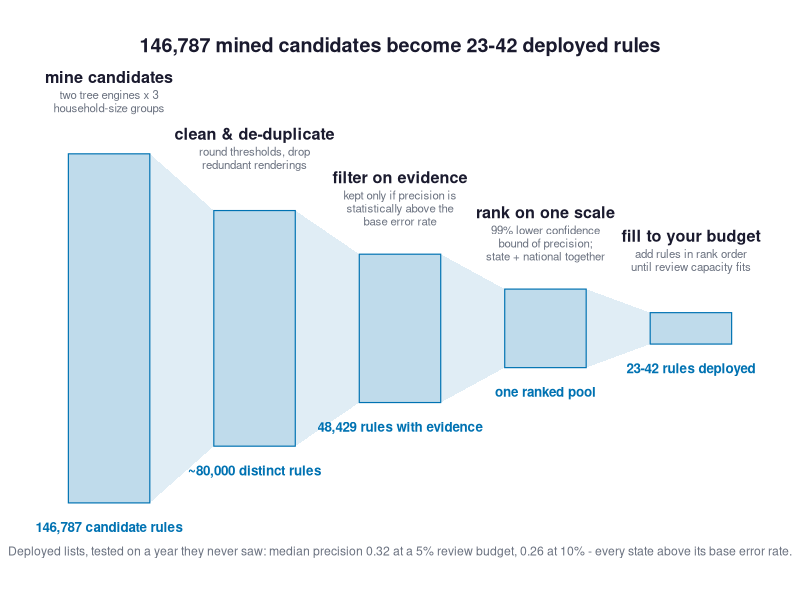
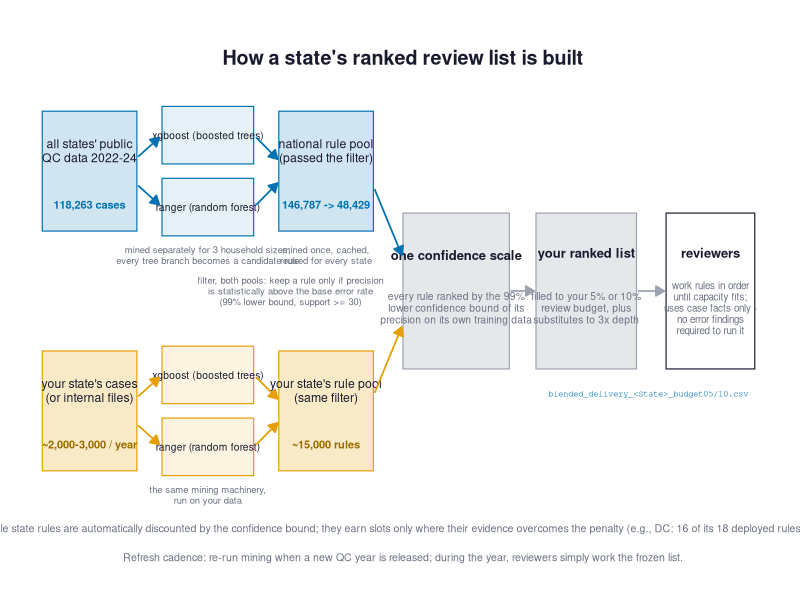
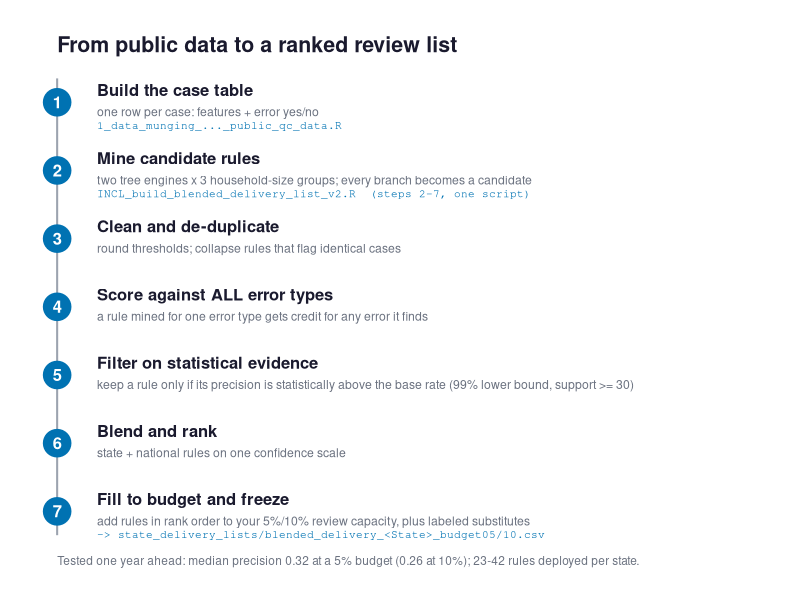

Reproduce these figures in R, in order.
# Three candidate figures explaining the delivery-list pipeline, for the deck.
# Audience: state program analysts. All counts/precision figures are from the
# published any-error recipe (national 2022-24 pool; blended benchmark,
# findings 14-16).
#   A  funnel: mine everything, trust little (stage counts)
#   B  two streams: national + state pools merge on one confidence scale
#   C  recipe card: numbered steps, what you run and what you get
# Output: presentation_figures/pipeline_option_{A,B,C}.png

suppressMessages(library(ggplot2))
dir.create("presentation_figures", showWarnings = FALSE)

INK    <- "#1a1a2e"   # primary text
MUTED  <- "#6b7280"   # secondary text
BOX    <- "#e5e7eb"   # neutral structure fill
EDGE   <- "#9ca3af"
BLUE   <- "#0072B2"   # national / pipeline accent (Okabe-Ito)
ORANGE <- "#E69F00"   # the state's own data accent (Okabe-Ito)

arrowspec <- arrow(length = unit(7, "pt"), type = "closed")

## ── Option A: the funnel ──────────────────────────────────────────────────────
stages <- data.frame(
  x = 1:5,
  half = c(2.0, 1.35, 0.85, 0.45, 0.18),
  title = c("mine candidates", "clean & de-duplicate", "filter on evidence",
            "rank on one scale", "fill to your budget"),
  sub = c("two tree engines x 3\nhousehold-size groups",
          "round thresholds, drop\nredundant renderings",
          "kept only if precision is\nstatistically above the\nbase error rate",
          "99% lower confidence\nbound of precision;\nstate + national together",
          "add rules in rank order\nuntil review capacity fits"),
  n = c("146,787 candidate rules", "~80,000 distinct rules",
        "48,429 rules with evidence", "one ranked pool",
        "23-42 rules deployed")
)
polys <- do.call(rbind, lapply(1:4, function(i) data.frame(
  id = i,
  x = c(stages$x[i] + 0.28, stages$x[i + 1] - 0.28,
        stages$x[i + 1] - 0.28, stages$x[i] + 0.28),
  y = c(stages$half[i], stages$half[i + 1],
        -stages$half[i + 1], -stages$half[i])
)))
pA <- ggplot() +
  geom_polygon(data = polys, aes(x, y, group = id), fill = BLUE, alpha = 0.12) +
  geom_rect(data = stages,
            aes(xmin = x - 0.28, xmax = x + 0.28, ymin = -half, ymax = half),
            fill = BLUE, alpha = 0.25, colour = BLUE, linewidth = 0.4) +
  geom_text(data = stages, aes(x, half + 0.95, label = title),
            fontface = "bold", size = 4.1, colour = INK, vjust = 1) +
  geom_text(data = stages, aes(x, half + 0.73, label = sub),
            size = 2.9, colour = MUTED, vjust = 1, lineheight = 0.95) +
  geom_text(data = stages, aes(x, -half - 0.22, label = n),
            size = 3.4, colour = BLUE, fontface = "bold", vjust = 1) +
  annotate("text", x = 3, y = 3.25,
           label = "146,787 mined candidates become 23-42 deployed rules",
           size = 5, fontface = "bold", colour = INK) +
  annotate("text", x = 3, y = -2.55,
           label = "Deployed lists, tested on a year they never saw: median precision 0.32 at a 5% review budget, 0.26 at 10% - every state above its base error rate.",
           size = 3.1, colour = MUTED) +
  coord_cartesian(xlim = c(0.5, 5.5), ylim = c(-2.8, 3.45)) +
  theme_void()
ggsave("presentation_figures/pipeline_option_A.png", pA,
       width = 11, height = 5.4, dpi = 300, bg = "white")

## ── Option B: two streams merge ───────────────────────────────────────────────
box <- function(x, y, w, h, fill, colour = NA) {
  annotate("rect", xmin = x - w/2, xmax = x + w/2, ymin = y - h/2, ymax = y + h/2,
           fill = fill, colour = colour, linewidth = 0.4)
}
lbl <- function(x, y, text, size = 3.4, col = INK, face = "plain", lh = 0.95)
  annotate("text", x = x, y = y, label = text, size = size, colour = col,
           fontface = face, lineheight = lh)
seg <- function(x1, y1, x2, y2, col = EDGE)
  annotate("segment", x = x1, y = y1, xend = x2, yend = y2,
           colour = col, linewidth = 0.6, arrow = arrowspec)

chip <- function(x, y, w, h, fill, colour, text, tsize = 2.6) {
  list(box(x, y, w, h, fill = fill, colour = colour),
       lbl(x, y, text, tsize, INK, lh = 0.9))
}
pB <- ggplot() +
  # ── national lane ──
  box(1.0, 3.0, 1.6, 1.0, fill = scales::alpha(BLUE, 0.18), colour = BLUE) +
  lbl(1.0, 3.17, "all states' public
QC data 2022-24", 3.1, INK) +
  lbl(1.0, 2.72, "118,263 cases", 2.8, BLUE, "bold") +
  chip(3.0, 3.30, 1.55, 0.48, scales::alpha(BLUE, 0.10), BLUE,
       "xgboost (boosted trees)") +
  chip(3.0, 2.70, 1.55, 0.48, scales::alpha(BLUE, 0.10), BLUE,
       "ranger (random forest)") +
  lbl(3.0, 2.30, "mined separately for 3 household sizes;
every tree branch becomes a candidate rule", 2.4, MUTED) +
  seg(1.82, 3.12, 2.18, 3.28, BLUE) + seg(1.82, 2.88, 2.18, 2.72, BLUE) +
  seg(3.82, 3.28, 4.18, 3.10, BLUE) + seg(3.82, 2.72, 4.18, 2.90, BLUE) +
  box(5.0, 3.0, 1.6, 1.0, fill = scales::alpha(BLUE, 0.18), colour = BLUE) +
  lbl(5.0, 3.17, "national rule pool
(passed the filter)", 3.1, INK) +
  lbl(5.0, 2.72, "146,787 -> 48,429", 2.8, BLUE, "bold") +
  lbl(5.0, 2.30, "mined once, cached,
reused for every state", 2.4, MUTED) +
  # ── state lane ──
  box(1.0, 1.0, 1.6, 1.0, fill = scales::alpha(ORANGE, 0.22), colour = ORANGE) +
  lbl(1.0, 1.17, "your state's cases
(or internal files)", 3.1, INK) +
  lbl(1.0, 0.72, "~2,000-3,000 / year", 2.8, "#9a6b00", "bold") +
  chip(3.0, 1.30, 1.55, 0.48, scales::alpha(ORANGE, 0.12), ORANGE,
       "xgboost (boosted trees)") +
  chip(3.0, 0.70, 1.55, 0.48, scales::alpha(ORANGE, 0.12), ORANGE,
       "ranger (random forest)") +
  lbl(3.0, 0.30, "the same mining machinery,
run on your data", 2.4, MUTED) +
  seg(1.82, 1.12, 2.18, 1.28, ORANGE) + seg(1.82, 0.88, 2.18, 0.72, ORANGE) +
  seg(3.82, 1.28, 4.18, 1.10, ORANGE) + seg(3.82, 0.72, 4.18, 0.90, ORANGE) +
  box(5.0, 1.0, 1.6, 1.0, fill = scales::alpha(ORANGE, 0.22), colour = ORANGE) +
  lbl(5.0, 1.17, "your state's rule pool
(same filter)", 3.1, INK) +
  lbl(5.0, 0.72, "~15,000 rules", 2.8, "#9a6b00", "bold") +
  # ── shared evidence bar note between lanes ──
  lbl(4.4, 2.00, "filter, both pools: keep a rule only if precision
is statistically above the base error rate
(99% lower bound, support >= 30)", 2.4, MUTED) +
  # ── merge on one scale ──
  box(7.2, 2.0, 1.8, 1.3, fill = BOX, colour = EDGE) +
  lbl(7.2, 2.30, "one confidence scale", 3.3, INK, "bold") +
  lbl(7.2, 1.86, "every rule ranked by the 99%
lower confidence bound of its
precision on its own training data", 2.6, MUTED) +
  seg(5.82, 2.85, 6.28, 2.30, BLUE) +
  seg(5.82, 1.15, 6.28, 1.70, ORANGE) +
  # ── frozen list ──
  box(9.4, 2.0, 1.7, 1.3, fill = BOX, colour = EDGE) +
  lbl(9.4, 2.32, "your ranked list", 3.3, INK, "bold") +
  lbl(9.4, 1.86, "filled to your 5% or 10%
review budget, plus
substitutes to 3x depth", 2.6, MUTED) +
  seg(8.12, 2.0, 8.52, 2.0) +
  # ── deployment ──
  box(11.5, 2.0, 1.5, 1.3, fill = "white", colour = INK) +
  lbl(11.5, 2.32, "reviewers", 3.3, INK, "bold") +
  lbl(11.5, 1.86, "work rules in order
until capacity fits;
uses case facts only -
no error findings
required to run it", 2.5, MUTED) +
  seg(10.27, 2.0, 10.72, 2.0) +
  annotate("text", x = 10.45, y = 1.14, hjust = 0.5, label = "blended_delivery_<State>_budget05/10.csv",
           size = 2.2, colour = BLUE, family = "mono") +
  lbl(6.3, 3.95, "How a state's ranked review list is built", 5, INK, "bold") +
  lbl(6.3, 0.02, "Small-sample state rules are automatically discounted by the confidence bound; they earn slots only where their evidence overcomes the penalty (e.g., DC: 16 of its 18 deployed rules are its own).", 2.7, MUTED) +
  lbl(6.3, -0.22, "Refresh cadence: re-run mining when a new QC year is released; during the year, reviewers simply work the frozen list.", 2.7, MUTED) +
  coord_cartesian(xlim = c(0.1, 12.4), ylim = c(-0.35, 4.2)) +
  theme_void()
ggsave("presentation_figures/pipeline_option_B.png", pB,
       width = 13.2, height = 4.9, dpi = 300, bg = "white")

## ── Option C: the recipe card ─────────────────────────────────────────────────
steps <- data.frame(
  y = 7:1,
  n = 1:7,
  title = c("Build the case table",
            "Mine candidate rules",
            "Clean and de-duplicate",
            "Score against ALL error types",
            "Filter on statistical evidence",
            "Blend and rank",
            "Fill to budget and freeze"),
  what = c("one row per case: features + error yes/no",
           "two tree engines x 3 household-size groups; every branch becomes a candidate",
           "round thresholds; collapse rules that flag identical cases",
           "a rule mined for one error type gets credit for any error it finds",
           "keep a rule only if its precision is statistically above the base rate (99% lower bound, support >= 30)",
           "state + national rules on one confidence scale",
           "add rules in rank order to your 5%/10% review capacity, plus labeled substitutes"),
  runs = c("1_data_munging_..._public_qc_data.R",
           "INCL_build_blended_delivery_list_v2.R  (steps 2-7, one script)",
           "", "", "", "",
           "-> state_delivery_lists/blended_delivery_<State>_budget05/10.csv")
)
pC <- ggplot(steps) +
  annotate("segment", x = 0.32, xend = 0.32, y = 0.65, yend = 7.35,
           colour = EDGE, linewidth = 0.7) +
  geom_point(aes(x = 0.32, y = y), size = 9, colour = BLUE) +
  geom_text(aes(x = 0.32, y = y, label = n), colour = "white",
            size = 4.2, fontface = "bold") +
  geom_text(aes(x = 0.55, y = y + 0.18, label = title), hjust = 0,
            size = 4.2, fontface = "bold", colour = INK) +
  geom_text(aes(x = 0.55, y = y - 0.14, label = what), hjust = 0,
            size = 3.1, colour = MUTED) +
  geom_text(aes(x = 0.55, y = y - 0.34, label = runs), hjust = 0,
            size = 2.8, colour = BLUE, family = "mono") +
  annotate("text", x = 0.32, y = 7.85, hjust = 0,
           label = "From public data to a ranked review list",
           size = 5.4, fontface = "bold", colour = INK) +
  annotate("text", x = 0.32, y = 0.28, hjust = 0,
           label = "Tested one year ahead: median precision 0.32 at a 5% budget (0.26 at 10%); 23-42 rules deployed per state.",
           size = 3.0, colour = MUTED) +
  coord_cartesian(xlim = c(0.2, 4.4), ylim = c(0.1, 8.1)) +
  theme_void()
ggsave("presentation_figures/pipeline_option_C.png", pC,
       width = 9, height = 7, dpi = 300, bg = "white")

cat("wrote pipeline_option_A/B/C.png\n")
